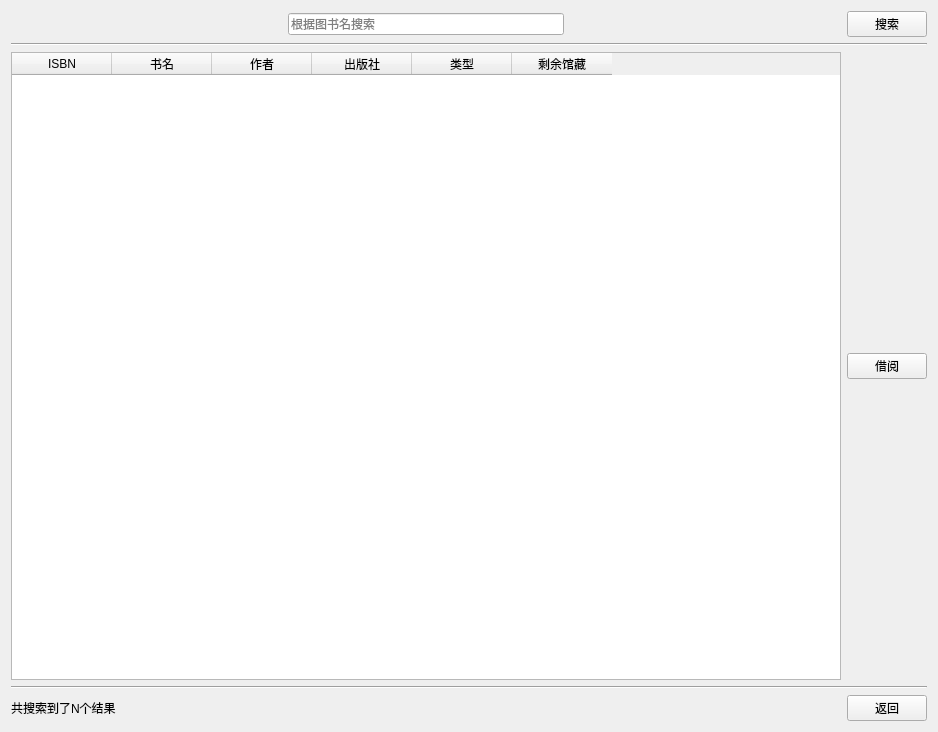
<?xml version="1.0" encoding="UTF-8"?>
<ui version="4.0">
 <class>Form</class>
 <widget class="QWidget" name="Form">
  <property name="geometry">
   <rect>
    <x>0</x>
    <y>0</y>
    <width>938</width>
    <height>732</height>
   </rect>
  </property>
  <property name="windowTitle">
   <string>书籍查询面板</string>
  </property>
  <property name="styleSheet">
   <string notr="true"/>
  </property>
  <layout class="QHBoxLayout" name="horizontalLayout_4">
   <item>
    <layout class="QVBoxLayout" name="verticalLayout">
     <item>
      <layout class="QHBoxLayout" name="horizontalLayout">
       <item>
        <spacer name="horizontalSpacer_2">
         <property name="orientation">
          <enum>Qt::Horizontal</enum>
         </property>
         <property name="sizeHint" stdset="0">
          <size>
           <width>40</width>
           <height>20</height>
          </size>
         </property>
        </spacer>
       </item>
       <item>
        <widget class="QLineEdit" name="searchEdit">
         <property name="placeholderText">
          <string>根据图书名搜索</string>
         </property>
        </widget>
       </item>
       <item>
        <spacer name="horizontalSpacer_3">
         <property name="orientation">
          <enum>Qt::Horizontal</enum>
         </property>
         <property name="sizeHint" stdset="0">
          <size>
           <width>40</width>
           <height>20</height>
          </size>
         </property>
        </spacer>
       </item>
       <item>
        <widget class="QPushButton" name="searchButton">
         <property name="sizePolicy">
          <sizepolicy hsizetype="Fixed" vsizetype="Fixed">
           <horstretch>32</horstretch>
           <verstretch>32</verstretch>
          </sizepolicy>
         </property>
         <property name="toolTip">
          <string>搜索</string>
         </property>
         <property name="styleSheet">
          <string notr="true"/>
         </property>
         <property name="text">
          <string>搜索</string>
         </property>
         <property name="flat">
          <bool>false</bool>
         </property>
        </widget>
       </item>
      </layout>
     </item>
     <item>
      <widget class="Line" name="line">
       <property name="orientation">
        <enum>Qt::Horizontal</enum>
       </property>
      </widget>
     </item>
     <item>
      <layout class="QHBoxLayout" name="horizontalLayout_2">
       <item>
        <widget class="QTableWidget" name="informationTable">
         <property name="editTriggers">
          <set>QAbstractItemView::NoEditTriggers</set>
         </property>
         <column>
          <property name="text">
           <string>ISBN</string>
          </property>
         </column>
         <column>
          <property name="text">
           <string>书名</string>
          </property>
         </column>
         <column>
          <property name="text">
           <string>作者</string>
          </property>
         </column>
         <column>
          <property name="text">
           <string>出版社</string>
          </property>
         </column>
         <column>
          <property name="text">
           <string>类型</string>
          </property>
         </column>
         <column>
          <property name="text">
           <string>剩余馆藏</string>
          </property>
         </column>
        </widget>
       </item>
       <item>
        <widget class="QPushButton" name="borrowButton">
         <property name="text">
          <string>借阅</string>
         </property>
        </widget>
       </item>
      </layout>
     </item>
     <item>
      <widget class="Line" name="line_2">
       <property name="orientation">
        <enum>Qt::Horizontal</enum>
       </property>
      </widget>
     </item>
     <item>
      <layout class="QHBoxLayout" name="horizontalLayout_3">
       <item>
        <widget class="QLabel" name="searchInformationLabel">
         <property name="text">
          <string>共搜索到了N个结果</string>
         </property>
        </widget>
       </item>
       <item>
        <spacer name="horizontalSpacer">
         <property name="orientation">
          <enum>Qt::Horizontal</enum>
         </property>
         <property name="sizeHint" stdset="0">
          <size>
           <width>40</width>
           <height>20</height>
          </size>
         </property>
        </spacer>
       </item>
       <item>
        <widget class="QPushButton" name="backButton">
         <property name="text">
          <string>返回</string>
         </property>
        </widget>
       </item>
      </layout>
     </item>
    </layout>
   </item>
  </layout>
 </widget>
 <resources/>
 <connections/>
</ui>
